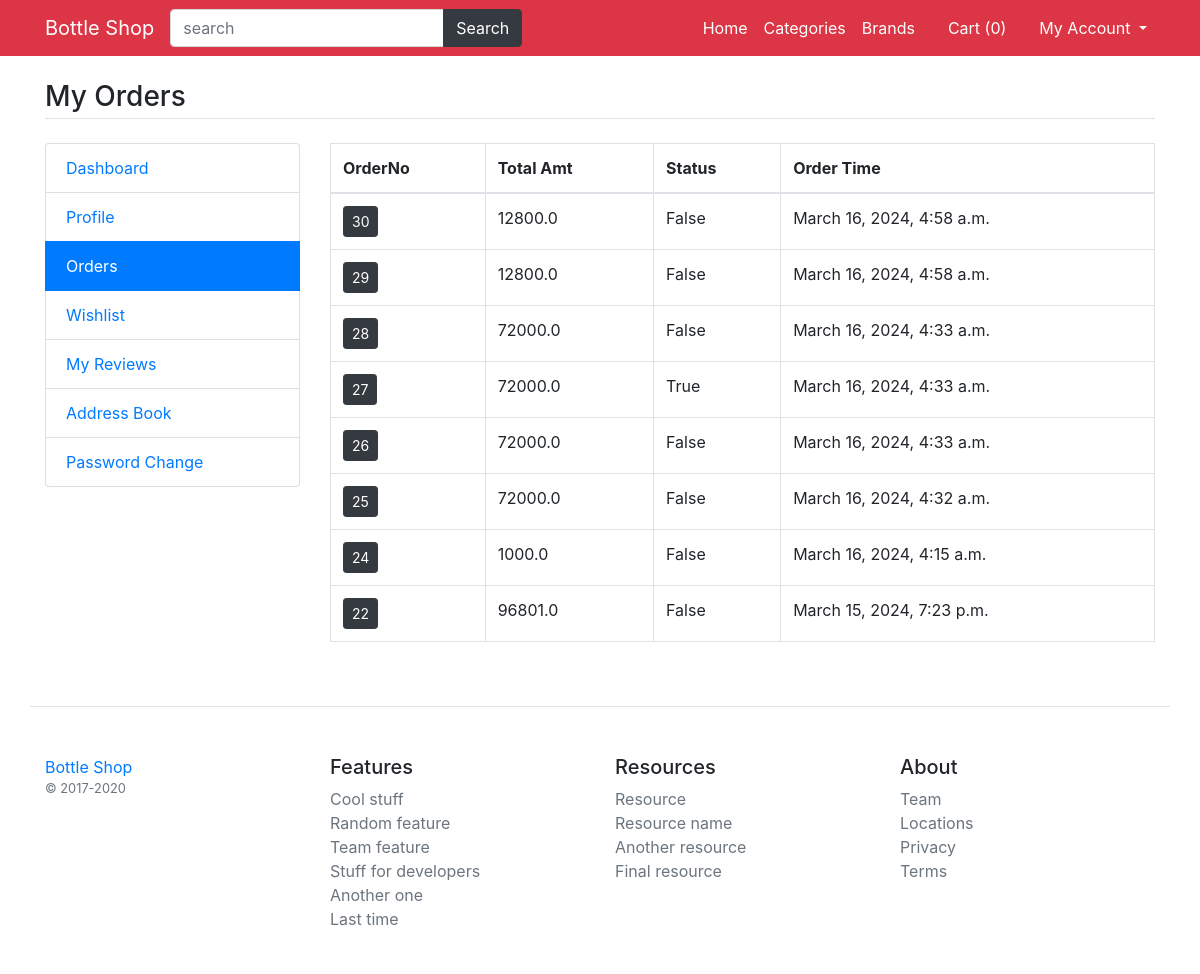
The page /my-orders (signed in) on the database as committed earlier.
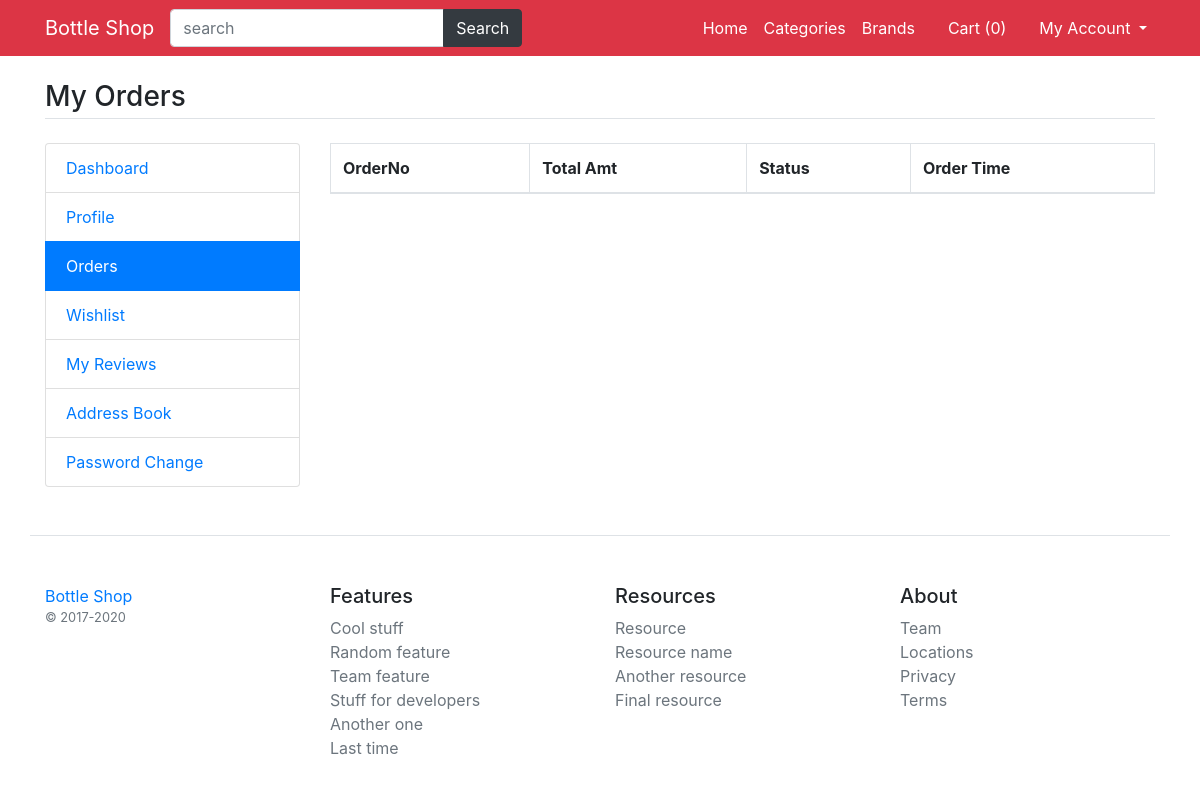
The same page on the database as committed later.
### main/models.py (models this page shows)
class CartOrder(models.Model):
    user=models.ForeignKey(User,on_delete=models.CASCADE)
    total_amt=models.FloatField()
    paid_status=models.BooleanField(default=False)
    order_dt=models.DateTimeField(auto_now_add=True)
    order_status=models.CharField(choices=status_choice,default='process',max_length=150)
    class Meta:
        verbose_name_plural='8. Orders'

### main/views.py (the view)
# urls.py: path('my-orders',my_orders, name='my_orders'),
@login_required(login_url='login')
def my_orders(request):
	orders=CartOrder.objects.filter(user=request.user).order_by('-id')
	return render(request, 'user/orders.html',{'orders':orders})

### main/template_context.py (called while the page is built)
def get_filters(request):
	minMaxPrice=ProductAttribute.objects.aggregate(Min('price'),Max('price'))
	data={
		'minMaxPrice':minMaxPrice,
	}
	return data

### main/templates/user/orders.html
{% extends 'base.html' %}
{% load static %}
{% block content %}
<main class="container my-4">
	<h3 class="my-4 border-bottom pb-1">My Orders</h3>
	<div class="row">
		<div class="col-md-3">
			{% include 'user/user-sidebar.html' %}
		</div>
		<div class="col-md-9">
			<div class="table-responsive">
				<table class="table-bordered table">
					<thead>
						<tr>
							<th>OrderNo</th>
							<th>Total Amt</th>
							<th>Status</th>
							<th>Order Time</th>
						</tr>
					</thead>
					<tbody>
						{% for order in orders %}
						<tr>
							<td><a href="{% url 'my_order_items' order.id %}" class="btn btn-sm btn-dark">{{order.id}}</a></td>
							<td>{{order.total_amt}}</td>
							<td>{{order.paid_status}}</td>
							<td>{{order.order_dt}}</td>
						</tr>
						{% endfor %}
					</tbody>
				</table>
			</div>
		</div>
	</div>
</main>
{% endblock %}

### main/templates/base.html (shortened to what this page needs)
{% load static %}
<!DOCTYPE html>
<html>
<head>
	<link rel="stylesheet" type="text/css" href="{% static 'fontawesome-free/css/all.min.css' %}" />
	<link rel="stylesheet" type="text/css" href="{% static 'bs4/bootstrap.min.css' %}" />
	<link rel="stylesheet" type="text/css" href="{% static 'custom.css' %}" />
</head>
<body>
	<nav class="navbar navbar-expand-lg navbar-dark bg-danger">
		<div class="container">
			<a class="navbar-brand" href="/">Bottle Shop</a>
			<div class="collapse navbar-collapse" id="navbarNav">
				<form class="form-inline my-2 my-lg-0" action="/search">
					<div class="input-group">
						<input name="q" type="text" class="form-control" placeholder="search" />
						<div class="input-group-append">
							<button class="btn btn-dark" type="submit" id="button-addon2">Search</button>
						</div>
					</div>
				</form>
				<ul class="navbar-nav ml-auto">
					<li class="nav-item">
						<a class="nav-link text-white" href="/">Home</a>
					</li>
					<li class="nav-item">
						<a class="nav-link text-white" href="{% url 'category-list' %}">Categories</a>
					</li>
					<li class="nav-item">
						<a class="nav-link text-white" href="{% url 'brand-list' %}">Brands</a>
					</li>
					<li class="nav-item">
						<a class="nav-link text-white" href="{% url 'cart' %}"><i class="fa fa-shopping-cart"></i> Cart (<span
								class="cart-list">{{request.session.cartdata|length}}</span>)</a>
					</li>
					<li class="nav-item dropdown">
						<a class="nav-link text-white dropdown-toggle" href="#" id="navbarDropdown" role="button"
							data-toggle="dropdown" aria-haspopup="true" aria-expanded="false">
							<i class="fa fa-user"></i> My Account
						</a>
					</li>
				</ul>
			</div>
		</div>
	</nav>
	{% block content %}
	{% endblock %}
	<footer class="pt-4 my-md-5 pt-md-5 border-top container">
		<div class="row">
			<div class="col-12 col-md">
				<a href="#">Bottle Shop</a>
				<small class="d-block mb-3 text-muted">&copy; 2017-2020</small>
			</div>
			<div class="col-6 col-md">
				<h5>Features</h5>
				<ul class="list-unstyled text-small">
					<li><a class="text-muted" href="#">Cool stuff</a></li>
					<li><a class="text-muted" href="#">Random feature</a></li>
					<li><a class="text-muted" href="#">Team feature</a></li>
					<li><a class="text-muted" href="#">Stuff for developers</a></li>
					<li><a class="text-muted" href="#">Another one</a></li>
					<li><a class="text-muted" href="#">Last time</a></li>
				</ul>
			</div>
			<div class="col-6 col-md">
				<h5>Resources</h5>
				<ul class="list-unstyled text-small">
					<li><a class="text-muted" href="#">Resource</a></li>
					<li><a class="text-muted" href="#">Resource name</a></li>
					<li><a class="text-muted" href="#">Another resource</a></li>
					<li><a class="text-muted" href="#">Final resource</a></li>
				</ul>
			</div>
			<div class="col-6 col-md">
				<h5>About</h5>
				<ul class="list-unstyled text-small">
					<li><a class="text-muted" href="#">Team</a></li>
					<li><a class="text-muted" href="#">Locations</a></li>
					<li><a class="text-muted" href="#">Privacy</a></li>
					<li><a class="text-muted" href="#">Terms</a></li>
				</ul>
			</div>
		</div>
	</footer>
</body>
</html>

### main/templates/user/user-sidebar.html
<div class="list-group">
	<a href="{% url 'my_dashboard' %}" class="list-group-item {% if request.path == '/my-dashboard' %}active {% endif %}">Dashboard</a>
	<a href="{% url 'edit-profile' %}" class="list-group-item {% if request.path == '/edit-profile' %}active {% endif %}">Profile</a>
	<a href="{% url 'my_orders' %}" class="list-group-item {% if request.path == '/my-orders' %}active {% endif %}">Orders</a>
	<a href="{% url 'my_wishlist' %}" class="list-group-item {% if request.path == '/my-wishlist' %}active {% endif %}">Wishlist</a>
	<a href="{% url 'my-reviews' %}" class="list-group-item {% if request.path == '/my-reviews' %}active {% endif %}">My Reviews</a>
	<a href="{% url 'my-addressbook' %}" class="list-group-item {% if request.path == '/my-addressbook' %}active {% endif %}">Address Book</a>
	<a href="{% url 'password_change' %}" class="list-group-item {% if request.path == '/accounts/password_change/' %}active {% endif %}">Password Change</a>
</div>

Rows that differ between the two databases and show on the page:
removed CartOrder: id "30", total_amt "12800.0", paid_status "False", order_dt "March 16, 2024, 4:58 a.m."
removed CartOrder: id "29", total_amt "12800.0", paid_status "False", order_dt "March 16, 2024, 4:58 a.m."
removed CartOrder: id "28", total_amt "72000.0", paid_status "False", order_dt "March 16, 2024, 4:33 a.m."
removed CartOrder: id "27", total_amt "72000.0", paid_status "True", order_dt "March 16, 2024, 4:33 a.m."
removed CartOrder: id "26", total_amt "72000.0", paid_status "False", order_dt "March 16, 2024, 4:33 a.m."
removed CartOrder: id "25", total_amt "72000.0", paid_status "False", order_dt "March 16, 2024, 4:32 a.m."
removed CartOrder: id "24", total_amt "1000.0", paid_status "False", order_dt "March 16, 2024, 4:15 a.m."
removed CartOrder: id "22", total_amt "96801.0", paid_status "False", order_dt "March 15, 2024, 7:23 p.m."
